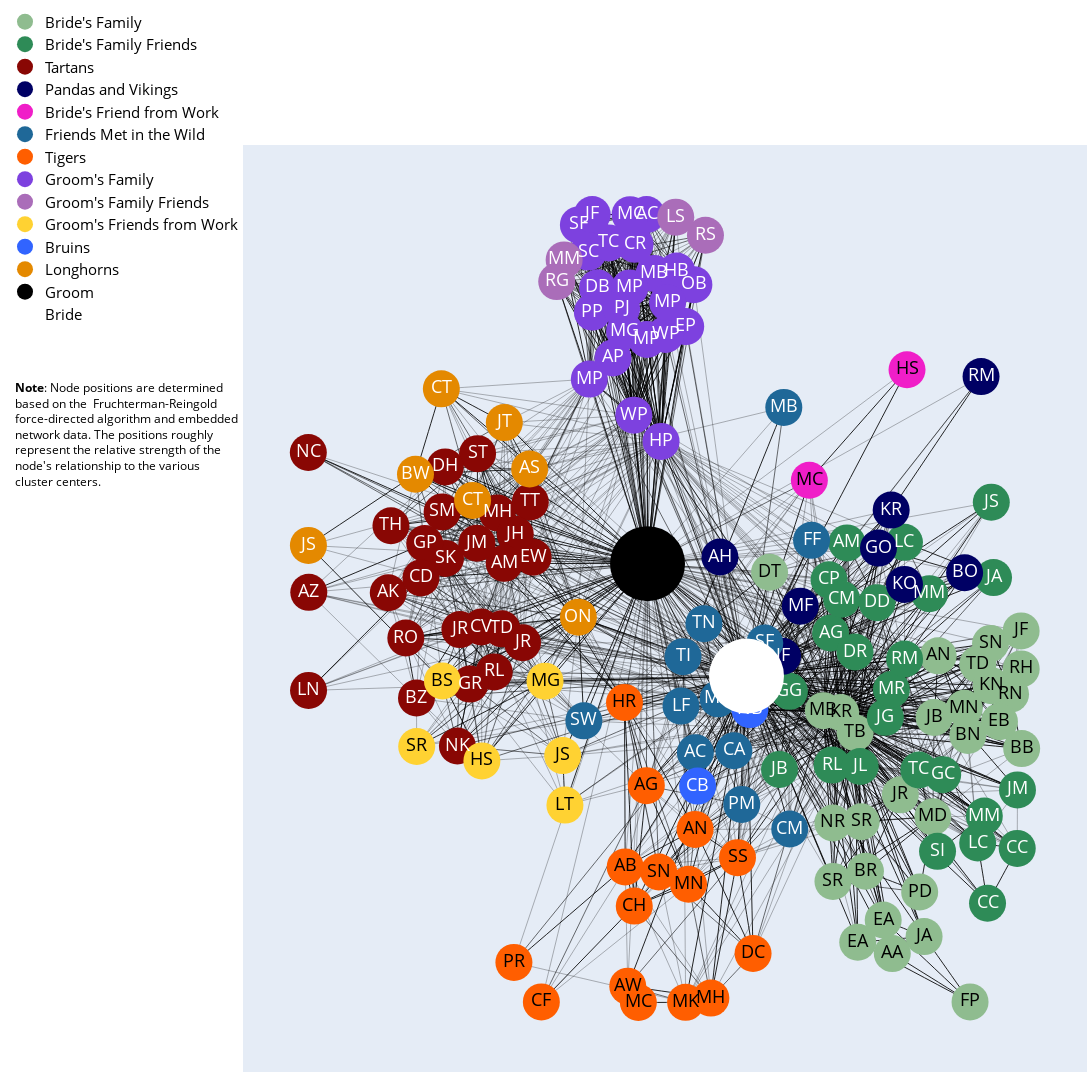

Source (notebook cell):
### Code cell
fig = go.Figure(data=edge_traces + node_traces + display_name_traces,
                layout=go.Layout(
                    title=None,#"Mary and Richard's wedding guest network",
                    titlefont_size=24,
                    width=2000,
                    height=2000,
                    showlegend=True,
                    hovermode='closest',
                    margin=dict(b=20,l=20,r=5,t=20),
                    legend=dict(
                        yanchor="bottom", 
                        y=0.8, 
                        xanchor="right", 
                        x=0,
                        orientation="v",
                        font=dict(
                            size=15,
                            color="black")),
                    xaxis=dict(showgrid=False, zeroline=False, showticklabels=False),
                    yaxis=dict(showgrid=False, zeroline=False, showticklabels=False),
                    dragmode='pan')
                    )
fig.add_annotation(
    text="<b>Note</b>: Node positions are determined <br>based on the <a href='https://en.wikipedia.org/wiki/Force-directed_graph_drawing'> Fruchterman-Reingold <br>force-directed algorithm</a> and embedded <br>network data. The positions roughly <br>represent the relative strength of the <br>node's relationship to the various <br>cluster centers.", 
    align='left',
    showarrow=False,
    xref='paper',
    yref='paper',
    x=0.0,
    y=0.75,
    xanchor="right",
    font=dict(
        size=12,
        color="black"))
fig.show()
